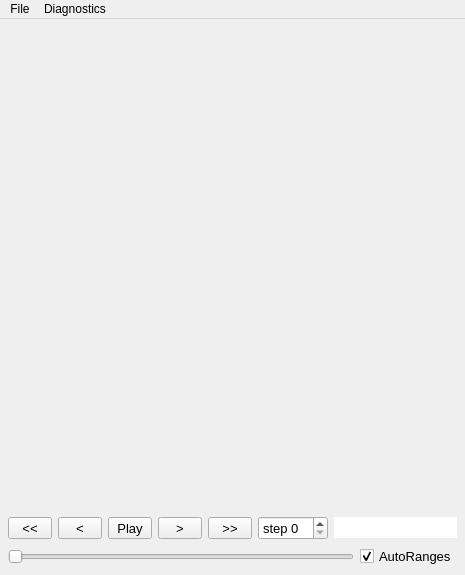
<?xml version="1.0" encoding="UTF-8"?>
<ui version="4.0">
 <class>Smilei</class>
 <widget class="QMainWindow" name="Smilei">
  <property name="geometry">
   <rect>
    <x>0</x>
    <y>0</y>
    <width>465</width>
    <height>575</height>
   </rect>
  </property>
  <property name="windowTitle">
   <string>SmileiQt</string>
  </property>
  <property name="unifiedTitleAndToolBarOnMac">
   <bool>true</bool>
  </property>
  <widget class="QWidget" name="centralwidget">
   <layout class="QVBoxLayout" name="verticalLayout" stretch="1,0">
    <property name="spacing">
     <number>5</number>
    </property>
    <property name="margin">
     <number>4</number>
    </property>
    <item>
     <widget class="QWidget" name="plot" native="true">
      <property name="font">
       <font>
        <pointsize>10</pointsize>
        <weight>50</weight>
        <bold>false</bold>
       </font>
      </property>
      <zorder>widget</zorder>
     </widget>
    </item>
    <item>
     <widget class="QWidget" name="tools" native="true">
      <layout class="QVBoxLayout" name="verticalLayout_2">
       <property name="margin">
        <number>4</number>
       </property>
       <item>
        <widget class="QWidget" name="widget" native="true">
         <property name="font">
          <font>
           <pointsize>10</pointsize>
           <weight>50</weight>
           <bold>false</bold>
          </font>
         </property>
         <layout class="QHBoxLayout" name="horizontalLayout" stretch="0,0,0,0,0,0,0">
          <property name="margin">
           <number>0</number>
          </property>
          <item>
           <widget class="QToolButton" name="allBack">
            <property name="sizePolicy">
             <sizepolicy hsizetype="MinimumExpanding" vsizetype="Fixed">
              <horstretch>0</horstretch>
              <verstretch>0</verstretch>
             </sizepolicy>
            </property>
            <property name="font">
             <font>
              <pointsize>10</pointsize>
              <weight>50</weight>
              <bold>false</bold>
             </font>
            </property>
            <property name="text">
             <string>&lt;&lt;</string>
            </property>
           </widget>
          </item>
          <item>
           <widget class="QToolButton" name="back">
            <property name="sizePolicy">
             <sizepolicy hsizetype="MinimumExpanding" vsizetype="Fixed">
              <horstretch>0</horstretch>
              <verstretch>0</verstretch>
             </sizepolicy>
            </property>
            <property name="font">
             <font>
              <pointsize>10</pointsize>
              <weight>50</weight>
              <bold>false</bold>
             </font>
            </property>
            <property name="text">
             <string>&lt;</string>
            </property>
           </widget>
          </item>
          <item>
           <widget class="QToolButton" name="playStop">
            <property name="sizePolicy">
             <sizepolicy hsizetype="MinimumExpanding" vsizetype="Fixed">
              <horstretch>0</horstretch>
              <verstretch>0</verstretch>
             </sizepolicy>
            </property>
            <property name="font">
             <font>
              <pointsize>10</pointsize>
              <weight>50</weight>
              <bold>false</bold>
             </font>
            </property>
            <property name="text">
             <string>Play</string>
            </property>
            <property name="checkable">
             <bool>true</bool>
            </property>
            <property name="checked">
             <bool>false</bool>
            </property>
           </widget>
          </item>
          <item>
           <widget class="QToolButton" name="forward">
            <property name="sizePolicy">
             <sizepolicy hsizetype="MinimumExpanding" vsizetype="Fixed">
              <horstretch>0</horstretch>
              <verstretch>0</verstretch>
             </sizepolicy>
            </property>
            <property name="font">
             <font>
              <pointsize>10</pointsize>
              <weight>50</weight>
              <bold>false</bold>
             </font>
            </property>
            <property name="text">
             <string>&gt;</string>
            </property>
           </widget>
          </item>
          <item>
           <widget class="QToolButton" name="allForward">
            <property name="sizePolicy">
             <sizepolicy hsizetype="MinimumExpanding" vsizetype="Fixed">
              <horstretch>0</horstretch>
              <verstretch>0</verstretch>
             </sizepolicy>
            </property>
            <property name="font">
             <font>
              <pointsize>10</pointsize>
              <weight>50</weight>
              <bold>false</bold>
             </font>
            </property>
            <property name="text">
             <string>&gt;&gt;</string>
            </property>
           </widget>
          </item>
          <item>
           <widget class="QSpinBox" name="spinStep">
            <property name="keyboardTracking">
             <bool>false</bool>
            </property>
            <property name="prefix">
             <string>step </string>
            </property>
           </widget>
          </item>
          <item>
           <widget class="QLineEdit" name="mouse">
            <property name="frame">
             <bool>false</bool>
            </property>
            <property name="alignment">
             <set>Qt::AlignCenter</set>
            </property>
            <property name="readOnly">
             <bool>true</bool>
            </property>
           </widget>
          </item>
         </layout>
        </widget>
       </item>
       <item>
        <widget class="QWidget" name="widget" native="true">
         <property name="font">
          <font>
           <pointsize>10</pointsize>
           <weight>50</weight>
           <bold>false</bold>
          </font>
         </property>
         <layout class="QHBoxLayout" name="horizontalLayout_2">
          <property name="margin">
           <number>0</number>
          </property>
          <item>
           <widget class="QSlider" name="slider">
            <property name="font">
             <font>
              <pointsize>10</pointsize>
              <weight>50</weight>
              <bold>false</bold>
             </font>
            </property>
            <property name="orientation">
             <enum>Qt::Horizontal</enum>
            </property>
           </widget>
          </item>
          <item>
           <widget class="QCheckBox" name="autoScale">
            <property name="font">
             <font>
              <pointsize>10</pointsize>
              <weight>50</weight>
              <bold>false</bold>
             </font>
            </property>
            <property name="text">
             <string>AutoRanges</string>
            </property>
            <property name="checked">
             <bool>true</bool>
            </property>
           </widget>
          </item>
         </layout>
        </widget>
       </item>
      </layout>
     </widget>
    </item>
   </layout>
  </widget>
  <widget class="QMenuBar" name="menubar">
   <property name="geometry">
    <rect>
     <x>0</x>
     <y>0</y>
     <width>465</width>
     <height>22</height>
    </rect>
   </property>
   <widget class="QMenu" name="menuFile">
    <property name="title">
     <string>File</string>
    </property>
    <addaction name="actionDir"/>
    <addaction name="separator"/>
    <addaction name="actionQuit"/>
    <addaction name="separator"/>
    <addaction name="actionSave_images"/>
   </widget>
   <widget class="QMenu" name="menuDiagnostics">
    <property name="title">
     <string>Diagnostics</string>
    </property>
    <widget class="QMenu" name="menuScalars">
     <property name="title">
      <string>Scalars</string>
     </property>
    </widget>
    <widget class="QMenu" name="menuFields">
     <property name="title">
      <string>Fields</string>
     </property>
    </widget>
    <widget class="QMenu" name="menuPhase_spaces">
     <property name="title">
      <string>Phase spaces</string>
     </property>
    </widget>
    <addaction name="menuScalars"/>
    <addaction name="menuFields"/>
    <addaction name="menuPhase_spaces"/>
   </widget>
   <addaction name="menuFile"/>
   <addaction name="menuDiagnostics"/>
  </widget>
  <action name="actionQuit">
   <property name="text">
    <string>Quit</string>
   </property>
   <property name="shortcut">
    <string>Ctrl+Q</string>
   </property>
  </action>
  <action name="actionDir">
   <property name="text">
    <string>&amp;Choose directory</string>
   </property>
   <property name="shortcut">
    <string>Ctrl+O</string>
   </property>
  </action>
  <action name="actionSave_images">
   <property name="checkable">
    <bool>true</bool>
   </property>
   <property name="text">
    <string>Save images</string>
   </property>
  </action>
 </widget>
 <resources/>
 <connections/>
</ui>
